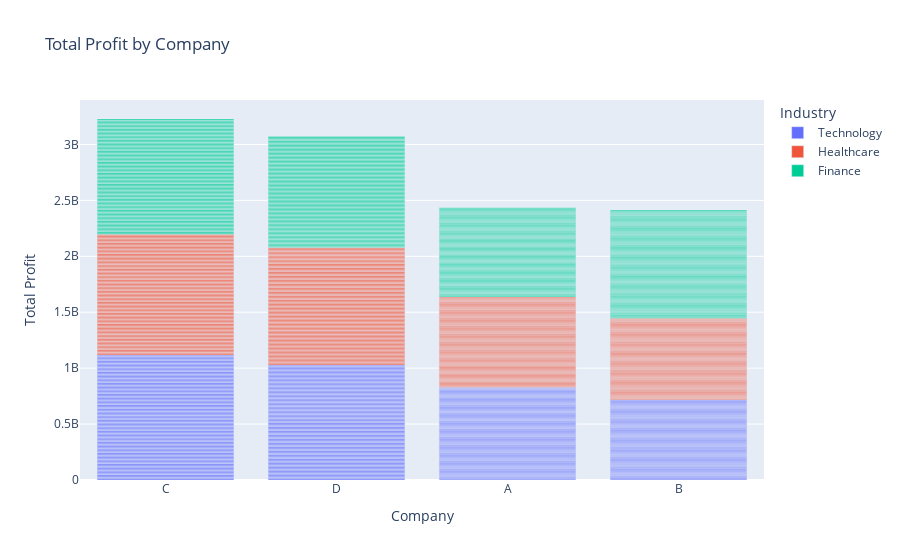

Notebook source saved alongside this figure:
### Code cell
# Visualize the total profit for each company
fig = px.bar(data, x='Company', y='Total_Profit', color='Industry',
             title='Total Profit by Company')
fig.update_layout(xaxis_title='Company', yaxis_title='Total Profit')
fig.show()

### Figure 1 — Plotly figure (JSON) as saved in the notebook; plotly's stock layout.template omitted (floating-point values rounded to 4 significant figures; data arrays with more than 128 entries replaced by an {"elided": "..."} marker saying what was removed)
{"data": [{"alignmentgroup": "True", "hovertemplate": "Industry=Technology<br>Company=%{x}<br>Total_Profit=%{y}<extra></extra>", "legendgroup": "Technology", "marker": {"color": "#636efa", "pattern": {"shape": ""}}, "name": "Technology", "offsetgroup": "Technology", "orientation": "v", "showlegend": true, "textposition": "auto", "type": "bar", "x": {"elided": "330 str values"}, "xaxis": "x", "y": {"elided": "330 int values"}, "yaxis": "y"}, {"alignmentgroup": "True", "hovertemplate": "Industry=Healthcare<br>Company=%{x}<br>Total_Profit=%{y}<extra></extra>", "legendgroup": "Healthcare", "marker": {"color": "#EF553B", "pattern": {"shape": ""}}, "name": "Healthcare", "offsetgroup": "Healthcare", "orientation": "v", "showlegend": true, "textposition": "auto", "type": "bar", "x": {"elided": "328 str values"}, "xaxis": "x", "y": {"elided": "328 int values"}, "yaxis": "y"}, {"alignmentgroup": "True", "hovertemplate": "Industry=Finance<br>Company=%{x}<br>Total_Profit=%{y}<extra></extra>", "legendgroup": "Finance", "marker": {"color": "#00cc96", "pattern": {"shape": ""}}, "name": "Finance", "offsetgroup": "Finance", "orientation": "v", "showlegend": true, "textposition": "auto", "type": "bar", "x": {"elided": "342 str values"}, "xaxis": "x", "y": {"elided": "342 int values"}, "yaxis": "y"}], "layout": {"barmode": "relative", "legend": {"title": {"text": "Industry"}, "tracegroupgap": 0}, "title": {"text": "Total Profit by Company"}, "xaxis": {"anchor": "y", "domain": [0, 1], "title": {"text": "Company"}}, "yaxis": {"anchor": "x", "domain": [0, 1], "title": {"text": "Total Profit"}}}}
